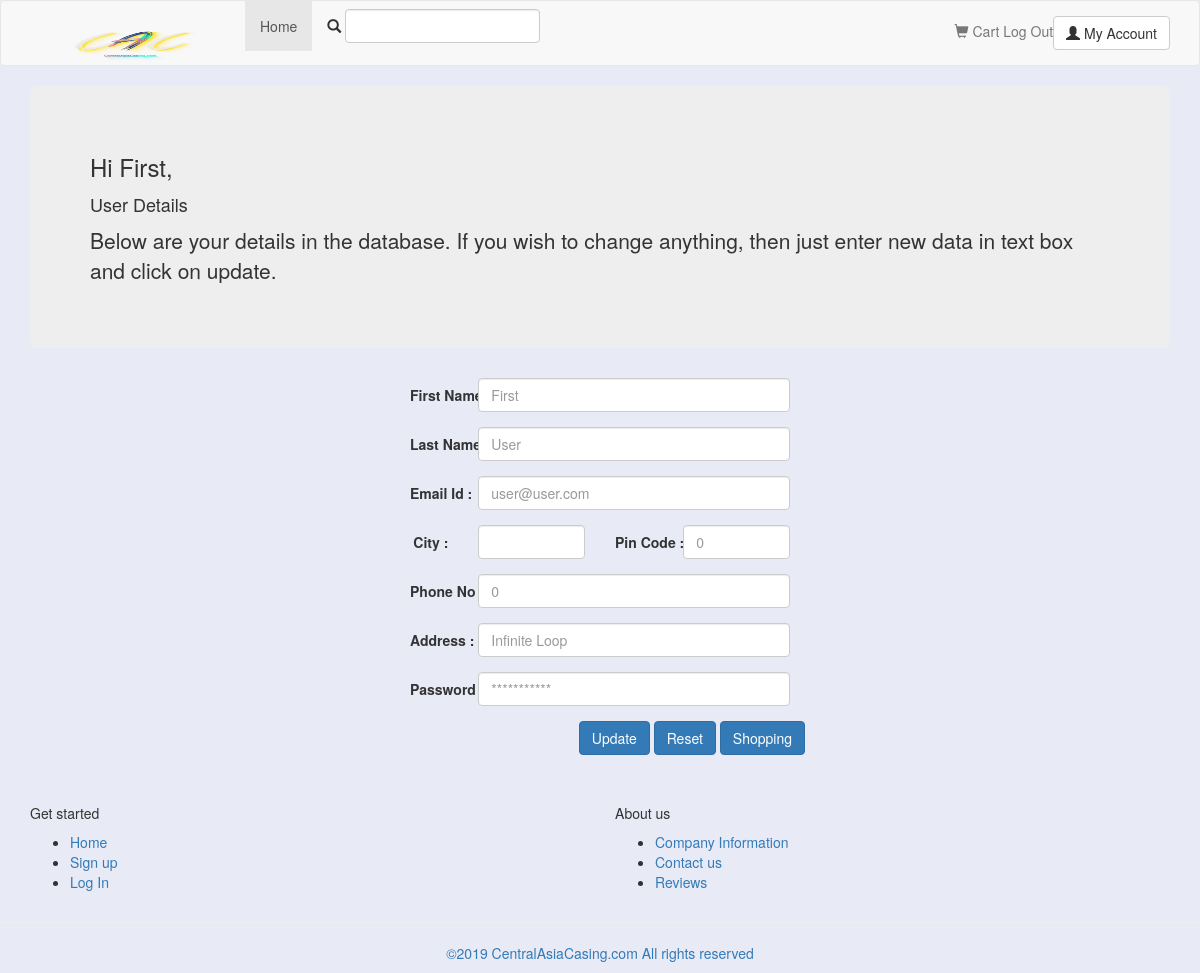
The app's page /account.php (signed in) with its own data.
### tables this page shows
CREATE TABLE `users` (
  `id` int(11) NOT NULL,
  `fname` varchar(255) NOT NULL,
  `lname` varchar(255) NOT NULL,
  `address` varchar(255) NOT NULL,
  `city` varchar(100) NOT NULL,
  `pin` int(6) NOT NULL,
  `email` varchar(255) NOT NULL,
  `password` varchar(15) NOT NULL,
  `phone_no` bigint(15) NOT NULL,
  `type` varchar(20) NOT NULL DEFAULT 'user'
);

### account.php (the view, shortened to what this page needs)
<?php
include 'config.php';
?>
<!DOCTYPE html>
<html>
  <head>
    <link rel="stylesheet" href="include/bootstrap/css/bootstrap.min.css">
    <link rel="stylesheet" href="include/style.css">
  </head>
  <body>
  <div class="header-blue">
    <nav class="navbar navbar-default navigation-clean-search">
      <div class="container">
        <div class="navbar-header"><a class="navbar-brand navbar-link" href="index.php"><img src="assets/img/logo.jpg" width="200px" height="50px"></a>
        </div>
        <div class="collapse navbar-collapse" id="navcol-1">
          <ul class="nav navbar-nav">
            <li class="active" role="presentation"><a href="index.php">Home</a></li>
          </ul>
          <form class="navbar-form navbar-left" target="_self" method="GET" action="search.php">
            <div class="form-group">
              <label class="control-label" for="search-field"><i class="glyphicon glyphicon-search"></i></label>
                <input class="form-control search-field" type="search" name="search" id="search-field">
            </div>
          </form>
          <p class="navbar-text navbar-right">
            <?php
              if(isset($_SESSION['username'])){
                echo '<a  class="navbar-link login" href="cart.php"><i class="glyphicon glyphicon-shopping-cart"></i> Cart</a>';
                echo '<a class="navbar-link login" href="logout.php"><i class="glyphicon glyphicon -log-out"></i> Log Out</a>';
                echo '<a class="btn btn-default action-button" href="account.php"><i class="glyphicon glyphicon-user"></i> My Account</a>';
              }
              else {
                echo '<a class="navbar-link login" href="login.php"><i class="glyphicon glyphicon glyphicon-user"></i> Log In</a>';
                echo '<a class="btn btn-default action-button" href="signup.php"><i class="glyphicon glyphicon-log-in"></i> Sign Up</a>';
              }
            ?>
          </p>
        </div>
      </div>
        </nav>
    </div>
<div class="container">
  <div class="jumbotron">
        <p><?php echo '<h3>Hi ' .$_SESSION['fname'] .',</h3>'; ?></p>
        <h4>User Details</h4>
        <p>Below are your details in the database. If you wish to change anything, then just enter new data in text box and click on update.</p>
    </div>
</div>
<div class="row">
    <div class="col-md-4 col-md-offset-4">
      <form method ="POST" class="form-horizontal" action="update.php">
        <fieldset>
          <div class="form-group">
            <label class="col-sm-2 control-label" id="right-label" for="textinput">First&nbsp;Name&nbsp;:</label>
            <div class="col-sm-10">
          <?php
                 $result = $mysqli->query('SELECT * FROM users WHERE id='.$_SESSION['id']);
                if($result) {
                  $obj = $result->fetch_object();
                  echo '<input type="text" id="right-label" placeholder="'. $obj->fname. '" name="fname" class="form-control" required="">';
                  echo '</div>';
                  echo '</div>';
                  echo '<div class="form-group">';
                  echo '<label class="col-sm-2 control-label" id="right-label" for="textinput">Last&nbsp;Name&nbsp;:</label>';
                  echo '<div class="col-sm-10">';
                  echo '<input type="text" id="right-label" placeholder="'. $obj->lname. '" name="fname" class="form-control" required="">';
                  echo '</div>';
                  echo '</div>';
                  echo '<div class="form-group">';
                  echo '<label class="col-sm-2 control-label" id="right-label" for="textinput">Email&nbsp;Id&nbsp;:</label>';
                  echo '<div class="col-sm-10">';
                  echo '<input type="email" id="right-label" placeholder="'. $obj->email. '" name="email" class="form-control" required="">';
                  echo '</div>';
                  echo '</div>';
                  echo '<div class="form-group">';
                  echo '<label class="col-sm-2 control-label" id="right-label" for="textinput">City&nbsp;:</label>';
                  echo '<div class="col-sm-4">';
                  echo '<input type="text" id="right-label" placeholder="' .$obj->city. '" name="city" class="form-control" required="">';
                  echo '</div>';
                  echo '<label class="col-sm-2 control-label" id="right-label" for="textinput">Pin&nbsp;Code&nbsp;:</label>';
                  echo '<div class="col-sm-4">';
                  echo '<input type="number" id="right-label" placeholder="'. $obj->pin. '" name="pin" class="form-control" required="">';
                  echo '</div>';
                  echo '</div>';
                  echo '<div class="form-group">';
                  echo '<label class="col-sm-2 control-label" id="right-label" for="textinput">Phone&nbsp;No&nbsp;:</label>';
                  echo '<div class="col-sm-10">';
                  echo '<input type="text" id="right-label" placeholder="'. $obj->phone_no. '" name="fname" class="form-control" required="">';
                  echo '</div>';
                  echo '</div>';
                  echo '<div class="form-group">';
                  echo '<label class="col-sm-2 control-label" id="right-label" for="textinput">Address&nbsp;:</label>';
                  echo '<div class="col-sm-10">';
                  echo '<input type="text" id="right-label" placeholder="'. $obj->address. '" name="address" class="form-control" required="">';
                  echo '</div>';
                  echo '</div>';
                }
                echo '<div class="form-group">
                    <label class="col-sm-2 control-label" id="right-label" for="textinput">Password&nbsp;:</label>
                    <div class="col-sm-10">
                      <input type="password" id="right-label" placeholder="***********" name="pwd" class="form-control" required="">
                    </div>
                    </div>';
        ?>
          <div class="row">
            <div class="small-8 columns">
              <div class="pull-right">
              <input type="submit" id="right-label" value="Update" class="btn btn-primary">
              <input type="reset" id="right-label" value="Reset" class="btn btn-primary">
              <a class="btn btn-primary" href="index.php" role="button">Shopping</a>
            </div></div>
          </div>
        </div>
    </div>
  <footer id="myFooter">
    <div class="container">
      <div class="row">
        <div class="col-sm-6 myCols">
          <h5>Get started</h5>
          <ul>
            <li><a href="index.php">Home</a></li>
            <li><a href="signup.php">Sign up</a></li>
            <li><a href="login.php">Log In</a></li>
          </ul>
        </div>
        <div class="col-sm-6 myCols">
          <h5>About us</h5>
            <ul>
              <li><a href="about.php">Company Information</a></li>
              <li><a href="contact.php">Contact us</a></li>
              <li><a href="rev.php">Reviews</a></li>
            </ul>
        </div>
      </div>
    </div><hr>
    <div class="footer-copyright">
      <center>
      <p><a href="admin_login.php">©2019 CentralAsiaCasing.com All rights reserved</a></p>
        </div></center>
    </footer>
  </body>
</html>

### include/style.css (style rules this page uses)
body { display: flex; display: -webkit-flex; flex-direction: column; -webkit-flex-direction: column; height: 100%; background-color: #e8eaf6; }

### records on screen
users: fname "First", fname "User", email "user@user.com", pin "0", fname "0", address "Infinite Loop"

### other values on screen
$_SESSION['fname'] "First"
